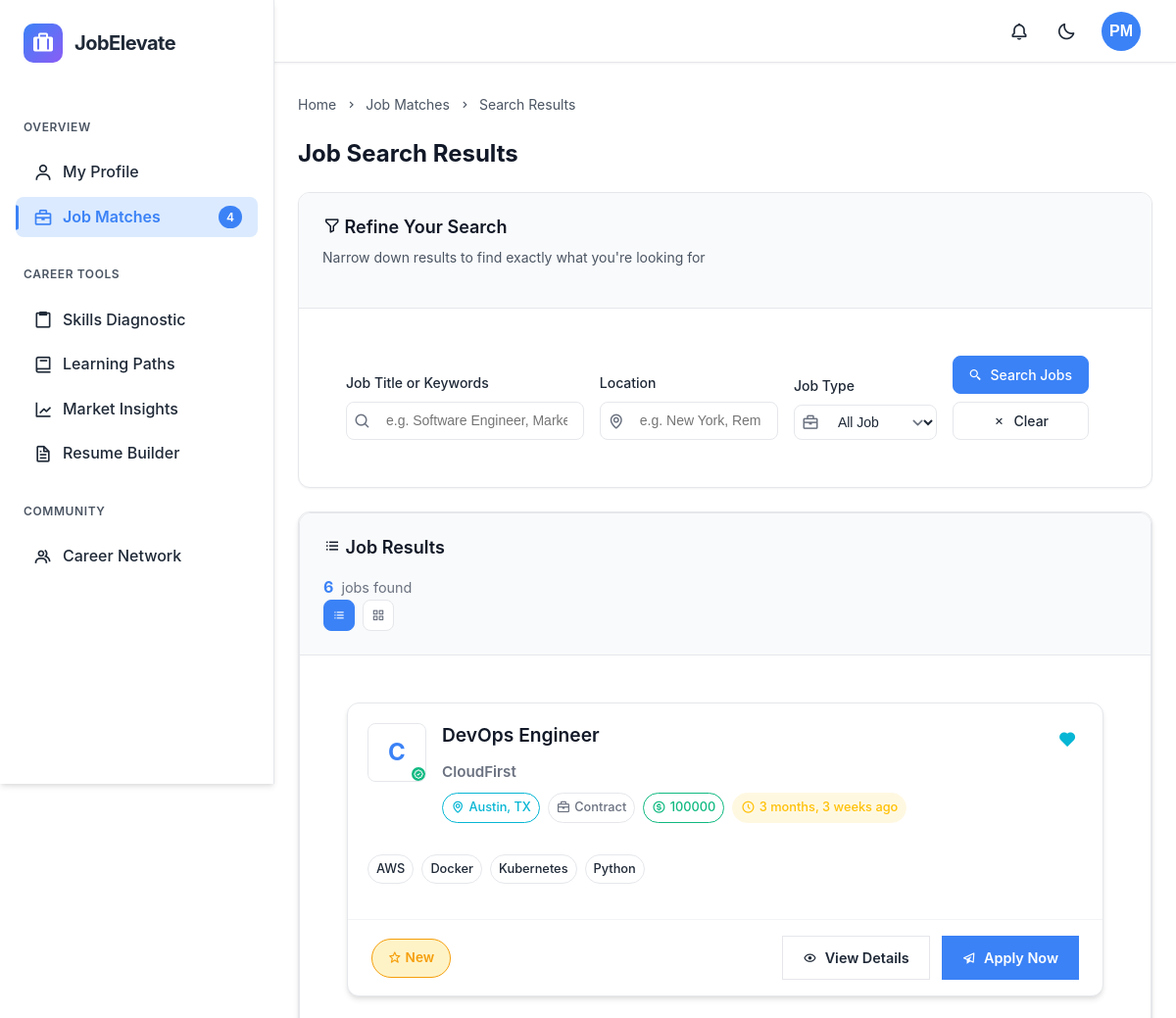
The page /jobs/search/ (signed in, upper part) on the database as committed earlier.
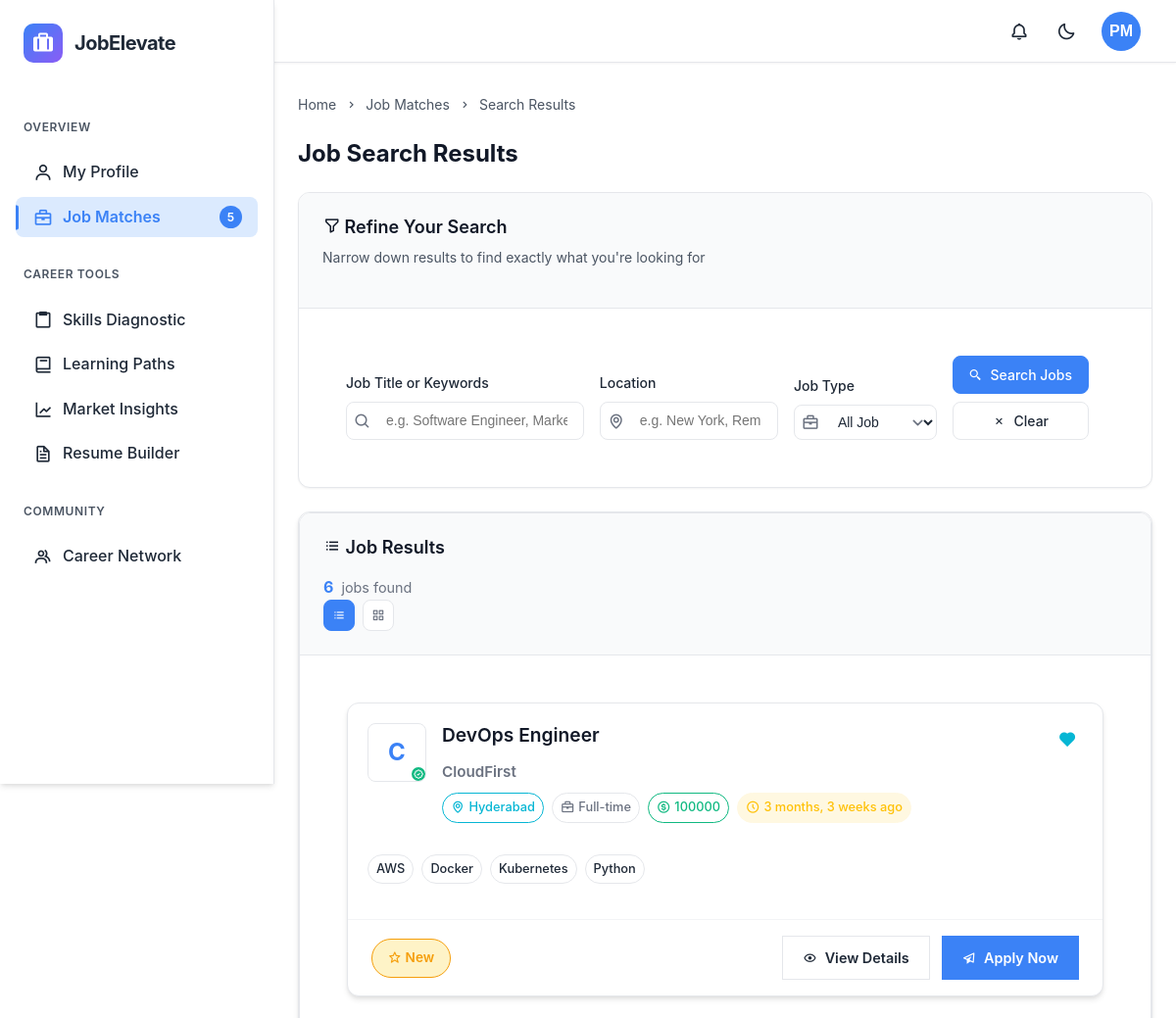
The same page on the database as committed later.
### recruiter/models.py (models this page shows, shortened)
class Job(models.Model):
    JOB_STATUS_CHOICES = [
        ('Open', 'Open'),
        ('Closed', 'Closed'),
        ('Paused', 'Paused'),
        ('Filled', 'Filled'),
    ]
    JOB_TYPE_CHOICES = [
        ('Full-time', 'Full-time'),
        ('Part-time', 'Part-time'),
        ('Internship', 'Internship'),
        ('Remote', 'Remote'),
        ('Contract', 'Contract'),
        ('Freelance', 'Freelance'),
    ]
    title = models.CharField(_('job title'), max_length=255)
    company = models.CharField(_('company'), max_length=255)
    location = models.CharField(_('location'), max_length=255)
    job_type = models.CharField(_('job type'), max_length=50, choices=JOB_TYPE_CHOICES)
    salary = models.CharField(_('salary range'), max_length=100, blank=True, null=True)
    experience = models.IntegerField(_('experience required (years)'), default=0)
    description = models.TextField(_('job description'))
    requirements = models.TextField(_('job requirements'), blank=True, null=True)
    status = models.CharField(_('job status'), max_length=10, choices=JOB_STATUS_CHOICES, default='Open')
    skills = models.JSONField(_('required skills'), default=list)
    created_at = models.DateTimeField(auto_now_add=True)
    updated_at = models.DateTimeField(auto_now=True)
    posted_by = models.ForeignKey(
        settings.AUTH_USER_MODEL,
        on_delete=models.CASCADE,
        related_name='posted_jobs',
        limit_choices_to={'user_type': 'recruiter'}
    )
    class Meta:
        ordering = ['-created_at']
        verbose_name = _('job')
        verbose_name_plural = _('jobs')

### jobs/views.py (the view)
# urls.py: path('search/', views.search_jobs, name='search_jobs'),
@login_required
def search_jobs(request):
    query = request.GET.get('q', '')
    location = request.GET.get('location', '')
    job_type = request.GET.get('job_type', '')
    jobs = Job.objects.filter(status='Open')
    if query:
        jobs = jobs.filter(
            Q(title__icontains=query) |
            Q(description__icontains=query) |
            Q(skills__contains=[query])
        )
    if location:
        jobs = jobs.filter(location__icontains=location)
    if job_type:
        jobs = jobs.filter(job_type=job_type)
    applied_job_ids = Application.objects.filter(applicant=request.user).values_list('job_id', flat=True)
    bookmarked_job_ids = JobBookmark.objects.filter(user=request.user).values_list('job_id', flat=True)
    context = {
        'jobs': jobs,
        'query': query,
        'location': location,
        'job_type': job_type,
        'applied_job_ids': list(applied_job_ids),
        'bookmarked_job_ids': list(bookmarked_job_ids),
        'job_types': dict(Job.JOB_TYPE_CHOICES),
    }
    return render(request, 'jobs/search_results.html', context)

### accounts/models.py (called while the page is built)
    def get_skills_list(self):
        return [skill.strip() for skill in self.technical_skills.split(',')] if self.technical_skills else []

### backend/context_processors.py (called while the page is built)
def user_initials(request):
    if request.user.is_authenticated:
        full_name = request.user.full_name.strip() if request.user.full_name else ""
        name_parts = full_name.split()
        if len(name_parts) >= 2:
            initials = name_parts[0][0].upper() + name_parts[-1][0].upper()
        elif len(name_parts) == 1:
            initials = name_parts[0][0].upper()
        else:
            initials = "US"
    else:
        initials = "US"
    return {
        'user_initials': initials
    }

### jobs/templates/jobs/search_results.html (shortened to what the changed rows need)
{% extends 'dashboard/base.html' %}
{% block content %}
<div class="job-search-container">
    <div class="page-content-header">
        <h1 class="page-title">
            Job Search Results
        </h1>
    </div>
    <div class="results-section">
        <div class="card">
            <div class="card-body">
                {% if jobs %}
                    <div class="jobs-container" id="jobsContainer">
                {% for job in jobs %}
                    <div class="job-card" data-job-id="{{ job.id }}">
                        <div class="job-card-main">
                            <div class="job-company-section">
                                <div class="company-logo">
                                    {% if job.company_logo %}
                                        <img src="{{ job.company_logo.url }}" alt="{{ job.company }}" class="logo-img">
                                    {% else %}
                                        <div class="logo-placeholder">
                                            {{ job.company|slice:":1"|upper }}
                                        </div>
                                    {% endif %}
                                    <div class="company-verified" title="Verified Company">
                                        <i class='bx bx-badge-check'></i>
                                    </div>
                                </div>
                                <div class="job-details">
                                    <div class="job-header">
                                        <h3 class="job-title">
                                            <a href="{% url 'jobs:job_detail' job_id=job.id %}" class="job-link">
                                                {{ job.title }}
                                            </a>
                                        </h3>
                                        <div class="job-bookmark">
                                            {% if job.id in bookmarked_job_ids %}
                                                <button class="bookmark-btn active" data-job-id="{{ job.id }}" title="Remove from bookmarks">
                                                    <i class='bx bxs-heart'></i>
                                                </button>
                                            {% else %}
                                                <button class="bookmark-btn" data-job-id="{{ job.id }}" title="Add to bookmarks">
                                                    <i class='bx bx-heart'></i>
                                                </button>
                                            {% endif %}
                                        </div>
                                    </div>
                                    <div class="company-info">
                                        <h4 class="company-name">{{ job.company }}</h4>
                                        <div class="job-meta-badges">
                                            <span class="meta-badge location">
                                                <i class='bx bx-map'></i>
                                                {{ job.location }}
                                            </span>
                                            <span class="meta-badge job-type">
                                                <i class='bx bx-briefcase'></i>
                                                {{ job.get_job_type_display }}
                                            </span>
                                            {% if job.salary %}
                                                <span class="meta-badge salary">
                                                    <i class='bx bx-dollar-circle'></i>
                                                    {{ job.salary }}
                                                </span>
                                            {% endif %}
                                            <span class="meta-badge posted-time">
                                                <i class='bx bx-time-five'></i>
                                                {{ job.created_at|timesince }} ago
                                            </span>
                                        </div>
                                    </div>
                                </div>
                            </div>
                            <div class="job-description">
                                {% if job.skills %}
                                    <div class="job-skills">
                                        {% for skill in job.skills|slice:":4" %}
                                            <span class="skill-tag">{{ skill }}</span>
                                        {% endfor %}
                                    </div>
                                {% endif %}
                            </div>
                        </div>
                        <div class="job-card-footer">
                            <div class="job-status">
                                {% if job.id in applied_job_ids %}
                                    <span class="status-applied">
                                        <i class='bx bx-check-circle'></i>
                                        Applied
                                    </span>
                                {% else %}
                                    <span class="status-new">
                                        <i class='bx bx-star'></i>
                                        New
                                    </span>
                                {% endif %}
                            </div>
                            <div class="job-actions">
                                {% if job.id not in applied_job_ids %}
                                    <a href="{% url 'jobs:job_detail' job_id=job.id %}" class="action-btn secondary">
                                        <i class='bx bx-show'></i>
                                        View Details
                                    </a>
                                    <a href="{% url 'jobs:apply_for_job' job_id=job.id %}" class="action-btn primary">
                                        <i class='bx bx-paper-plane'></i>
                                        Apply Now
                                    </a>
                                {% else %}
                                    <a href="{% url 'jobs:job_detail' job_id=job.id %}" class="action-btn outline">
                                        <i class='bx bx-show'></i>
                                        View Application
                                    </a>
                                {% endif %}
                            </div>
                        </div>
                    </div>
                {% endfor %}
            </div>
        {% endif %}
            </div>
        </div>
    </div>
</div>
{% endblock %}

Rows that differ between the two databases and show on the page:
changed Job "DevOps Engineer": location "Austin, TX" → "Hyderabad"; job_type "Contract" → "Full-time"
Other text that changed with them:
{{ job_match_count }}: "4" → "5"
